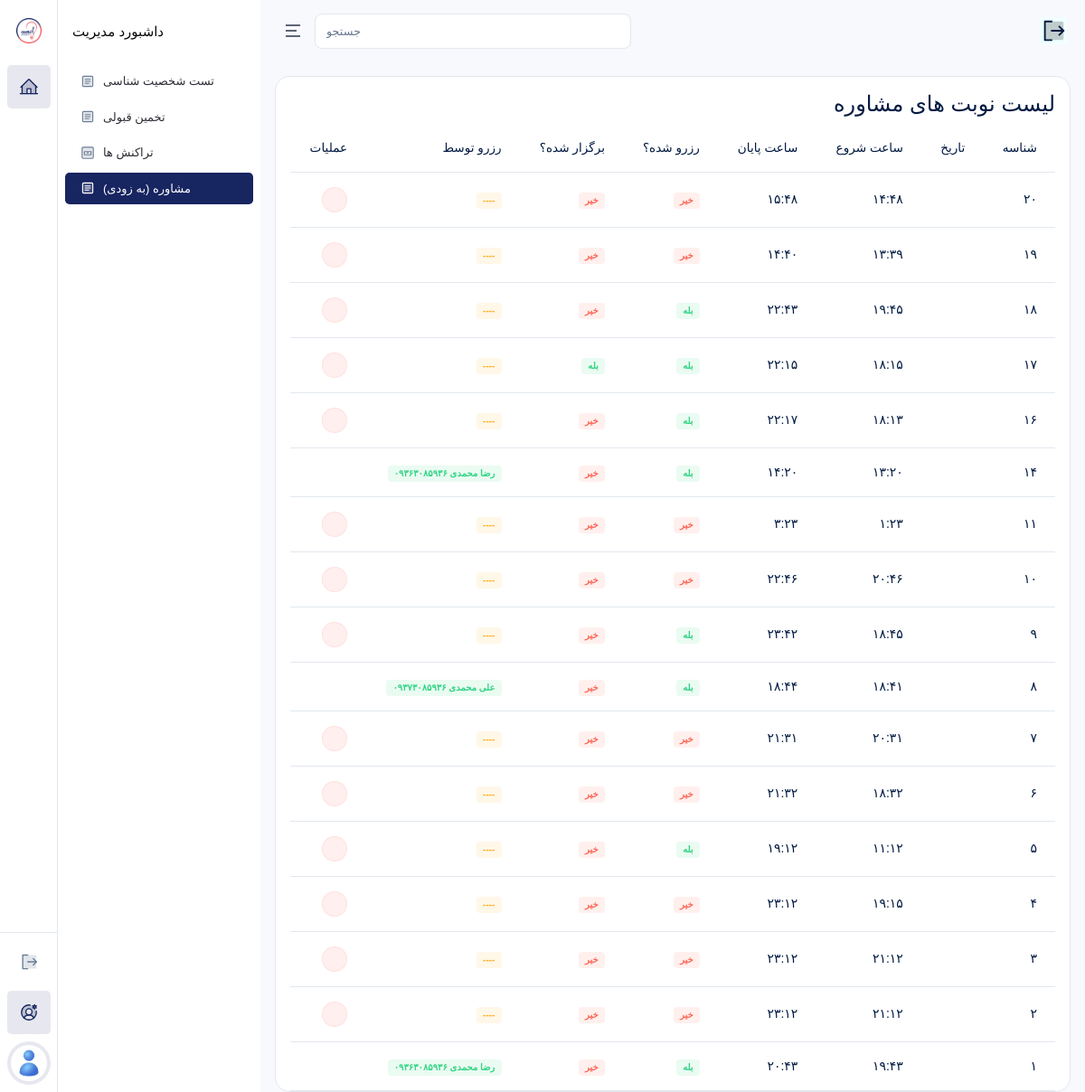
Before: /accounts/admins/schedules/ with the older database file.
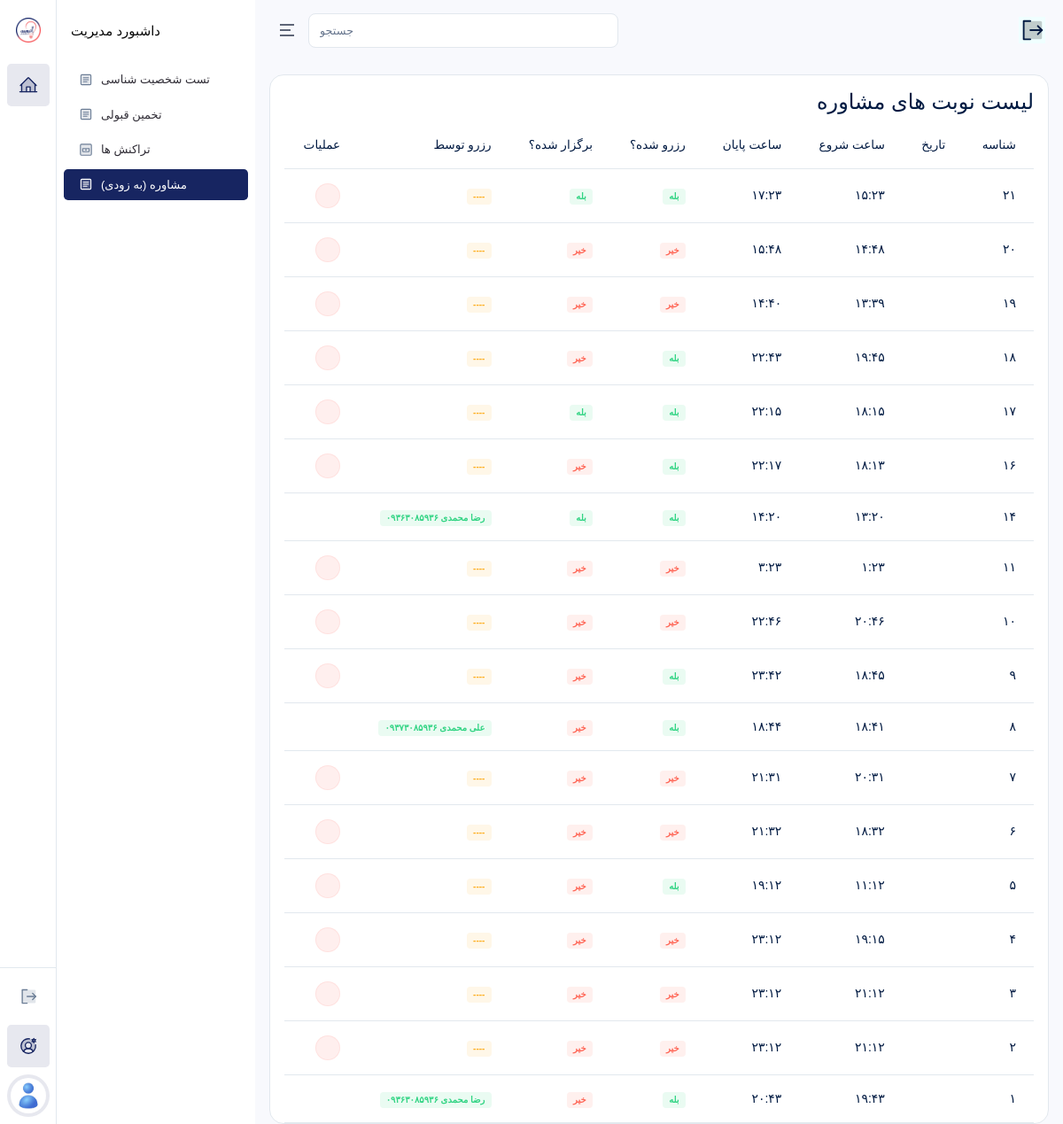
After: the same page with the newer database file.
### accounts/models.py (models this page shows, shortened)
class ConsultantSchedule(models.Model):
    consultant = models.ForeignKey(
        Consultant,
        on_delete=models.CASCADE,
        verbose_name="مشاور"
    )
    date = models.DateField(
        verbose_name="تاریخ"
    )
    start_time = models.TimeField(
        verbose_name="ساعت شروع"
    )
    end_time = models.TimeField(
        verbose_name="ساعت پایان"
    )
    is_reserved = models.BooleanField(
        default=False,
        verbose_name="رزرو شده؟"
    )
    is_held = models.BooleanField(
        default=False,
        verbose_name="برگزار شده؟"
    )
    class Meta:
        verbose_name = "برنامه حضور مشاور"
        verbose_name_plural = "برنامه های حضور مشاور"
        ordering = ["-id"]

class Student(models.Model):
    user = models.OneToOneField(User, on_delete=models.CASCADE, related_name="user_student", verbose_name="کاربر")
    a_completed = models.BooleanField(default=False)
    b_completed = models.BooleanField(default=False)
    class Meta:
        verbose_name = "داوطلب"
        verbose_name_plural = "داوطلبان"
        ordering = ["-id"]

class User(AbstractUser):
    ROLE_CHOICES = (
        ("super_admin", "مدیرکل"),
        ("supervisor", "ناظر"),
        ("consultant", "مشاور"),
        ("student", "داوطلب"),
    )
    role = models.CharField(max_length=30, choices=ROLE_CHOICES, verbose_name="نقش")
    mobile = models.CharField(max_length=15, blank=True, unique=True, verbose_name="شماره موبایل")
    avatar = models.ImageField(upload_to="avatars/", blank=True, null=True, verbose_name="تصویر پروفایل")
    is_suspended = models.BooleanField(default=False, verbose_name="تعلیق شده")
    suspension_reason = models.TextField(blank=True, verbose_name="دلیل تعلیق")
    is_limited = models.BooleanField(default=False, verbose_name="دسترسی محدود (برای مدیرکل)")
    class Meta:
        verbose_name = "کاربر"
        verbose_name_plural = "کاربران"
        ordering = ["-id"]

### payments/models.py (models this page shows, shortened)
class Consultation(models.Model):
    service = models.OneToOneField(
        ServiceToStudent,
        on_delete=models.PROTECT,
        related_name="consultation",
        verbose_name="خدمت خریداری شده"
    )
    schedule = models.ForeignKey(
        ConsultantSchedule,
        on_delete=models.CASCADE,
        related_name="schedule_consultations",
        verbose_name="برنامه حضور"
    )
    notes = models.TextField(blank=True)
    class Meta:
        verbose_name = "جلسه مشاوره"
        verbose_name_plural = "جلسات مشاوره"
        ordering = ["-id"]

class ServiceToStudent(models.Model):
    service = models.CharField(
        max_length=1,
        verbose_name="کد خدمت"
    )
    student = models.ForeignKey(
        Student,
        on_delete=models.CASCADE,
        related_name="student_to_services",
        verbose_name="داوطلب"
    )
    is_used = models.BooleanField(default=False)
    class Meta:
        verbose_name = "خدمت به داوطلب"
        verbose_name_plural = "خدمت ها به داوطلبان"
        ordering = ["-id"]

### accounts/views.py (the view)
# urls.py: path("admins/schedules/", AdminConsultantScheduleListView.as_view(), name="admin_schedule_list"),
class AdminConsultantScheduleListView(ListView):
    model = ConsultantSchedule
    template_name = "accounts/admins/schedule_list.html"
    context_object_name = "schedules"
    def get_context_data(self, **kwargs):
        context = super().get_context_data(**kwargs)
        schedules = ConsultantSchedule.objects.all()
        for schedule in schedules:
            consultation = Consultation.objects.filter(
                schedule=schedule
            ).select_related("service__student__user").first()
            schedule.request = consultation
            schedule.date_shamsi = jdatetime.date.fromgregorian(
                date=schedule.date
            ).strftime("%Y/%m/%d")
        context["schedules"] = schedules
        return context

### pages/views.py (called while the page is built, shortened)
def global_context(request):
    has_database_service = False
    wallet = False
    nayeb_link = Consultant.objects.filter(
        user__last_name="نایب زاده"
    ).first()
    try:
        nayeb_consultant_open = User.objects.filter(id=73).first().user_consultant.show_schedules
        jahan_consultant_open = User.objects.filter(id=74).first().user_consultant.show_schedules
    except:
        nayeb_consultant_open = False
        jahan_consultant_open = False
    return {
        "has_database_service": has_database_service,
        "nayeb_link": nayeb_link,
        "wallet": wallet,
        "nayeb_consultant_open": nayeb_consultant_open,
        "jahan_consultant_open": jahan_consultant_open,
    }

### templates/accounts/admins/schedule_list.html (shortened to what this page needs)
{% extends 'bases/dashboard.html' %}
{% load static %}
{% block content %}
<div class="table-responsive" dir="rtl">
    <div class="card-header justify-content-between">
        <div class="card-title">
            <h4>
                لیست نوبت های مشاوره
            </h4>
        </div>
    </div>
    <table class="table text-nowrap table-hover">
        <thead>
            <tr>
                <th scope="col">شناسه</th>
                <th scope="col">تاریخ</th>
                <th scope="col">ساعت شروع</th>
                <th scope="col">ساعت پایان</th>
                <th scope="col">رزرو شده؟</th>
                <th scope="col">برگزار شده؟</th>
                <th scope="col">رزرو توسط</th>
                <th scope="col">عملیات</th>
            </tr>
        </thead>
        <tbody>
            {% for schedule in schedules %}
            <tr>
                <td>
                    {{ schedule.id }}
                </td>
                <td>
                </td>
                <td>
                    {{ schedule.start_time }}
                </td>
                <td>
                    {{ schedule.end_time }}
                </td>
                <td>
                    {% if schedule.is_reserved %}
                    <span class="badge bg-success-transparent">بله</span>
                    {% else %}
                    <span class="badge bg-danger-transparent">خیر</span>
                    {% endif %}
                </td>
                <td>
                    {% if schedule.is_held %}
                    <span class="badge bg-success-transparent">بله</span>
                    {% else %}
                    <span class="badge bg-danger-transparent">خیر</span>
                    {% endif %}
                </td>
                <td>
                    {% if schedule.request %}
                    <span class="badge bg-success-transparent">{{ schedule.request.service.student.user.get_full_name }} {{ schedule.request.service.student.user.mobile }}</span>
                    {% else %}
                    <span class="badge bg-warning-transparent">----</span>
                    {% endif %}
                </td>
                <td>
                    {% if schedule.request == None %}
                    <a href="{% url 'admin_schedule_delete' schedule.id %}" class="btn btn-icon btn-sm btn-danger-transparent rounded-pill">
                        <i class="ri-delete-bin-line"></i>
                    </a>
                    {% endif %}
                </td>
            </tr>
            {% empty %}
            <tr>
                <td colspan="8" style="text-align: center;">
                    موردی یافت نشد.
                </td>
            </tr>
            {% endfor %}
        </tbody>
    </table>
</div>
{% endblock %}

Changed rows visible on the page:
added ConsultantSchedule: id "۲۱", start_time "۱۵:۲۳", end_time "۱۷:۲۳", is_reserved "بله", is_held "بله"
changed ConsultantSchedule (number 7 of 18 on the later page): is_held "خیر" → "بله"
